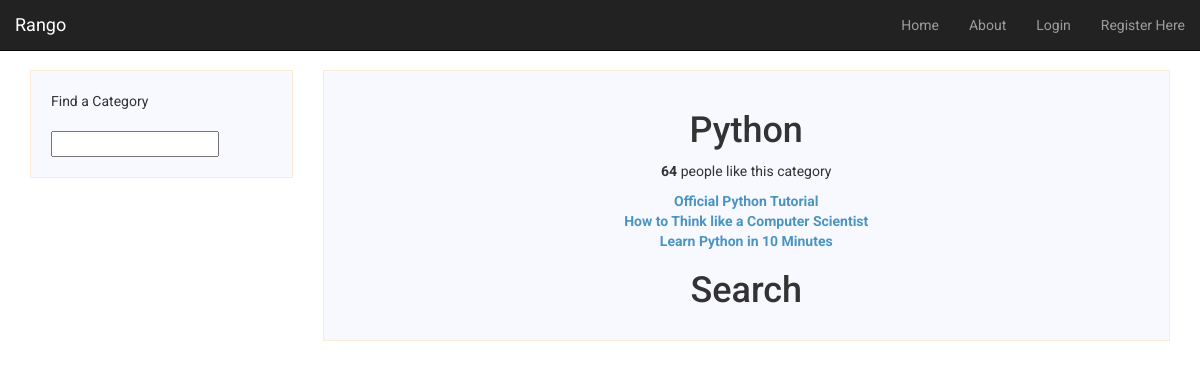
The app's page /rango/category/python/, older data.
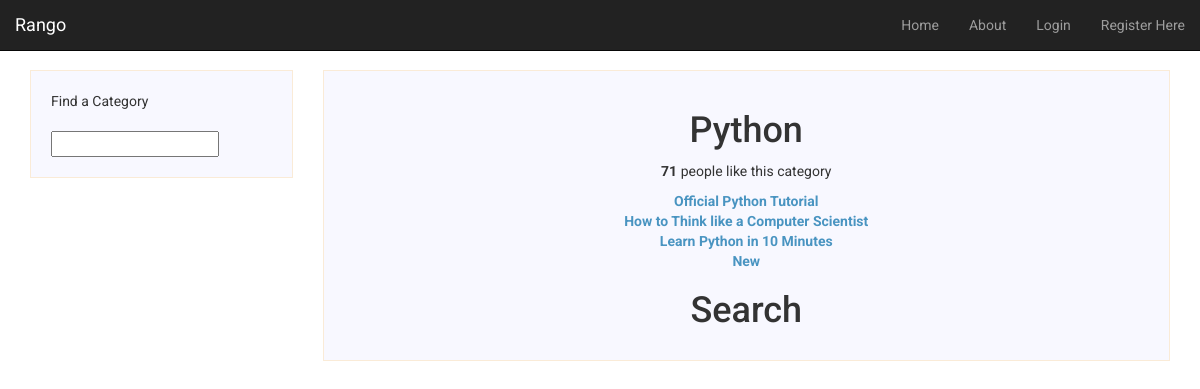
The same page, newer data.
### rango/models.py (models this page shows, shortened)
class Category(models.Model):
    name = models.CharField(max_length=128, unique=True)
    likes = models.IntegerField(default=0)
    views = models.IntegerField(default=0)
    slug = models.SlugField()
    class Meta:
        verbose_name_plural = "Categories"

class Page(models.Model):
    category = models.ForeignKey(Category, on_delete=models.CASCADE)
    title = models.CharField(max_length=128)
    url = models.URLField()
    views = models.IntegerField(default=0)
    last_visit = models.DateTimeField(null=True, blank=True)
    first_visit = models.DateTimeField(null=True, blank=True)

### rango/views.py (the view)
# urls.py: url(r'^category/(?P<slug>[\w\-]+)/$', views.category, name = 'category'),
def category(request, slug):
    context = {}
    try:
        category = Category.objects.get(slug=slug)
        context['category_name'] = category.name
        pages = Page.objects.filter(category=category)
        context['pages'] = pages
        context['category'] = category
    except Category.DoesNotExist:
        pass
    return render(request, 'rango/category.html', context)

### templates/rango/category.html (shortened to what this page needs)
{% extends 'base.html' %}
{% block sidebar %}
<div class = "col-md-3">
  <div class ="sidebar">
    <ul class="nav nav-list">
    <li class="nav-header">Find a Category</li>
    <form>
    <li><input  class="search-query span10" type="text" name="suggestion" value="" id="suggestion" /></li>
    </form>
    </ul>
  </div>
</div>
{% endblock %}
{% block content %}
    {% if category %}
    <div class="col-md-9">
        <div class="main">
        <h1>{{ category_name }}</h1>
        <p>
        <strong id="like_count">{{ category.likes }}</strong> people like this category
        {% if pages %}
            <ul class = "page-list">
                {% for page in pages %}
                <li><a href="{% url 'rango:goto' %}?page_id={{page.id}}" class="link">{{ page.title }}</a></li>
                {% endfor %}
            </ul>
        {% else %}
                <strong>No pages currently in category.</strong>
        {% endif %}
        <h1>Search</h1>
      </div>
    </div>
    {% else %}
    The specified category {{ category_name }} does not exist!
    {% endif %}
{% endblock %}

Row changes from the older to the newer data that the page shows:
changed Category "Python": likes "64" → "71"
added Page: title "New"
